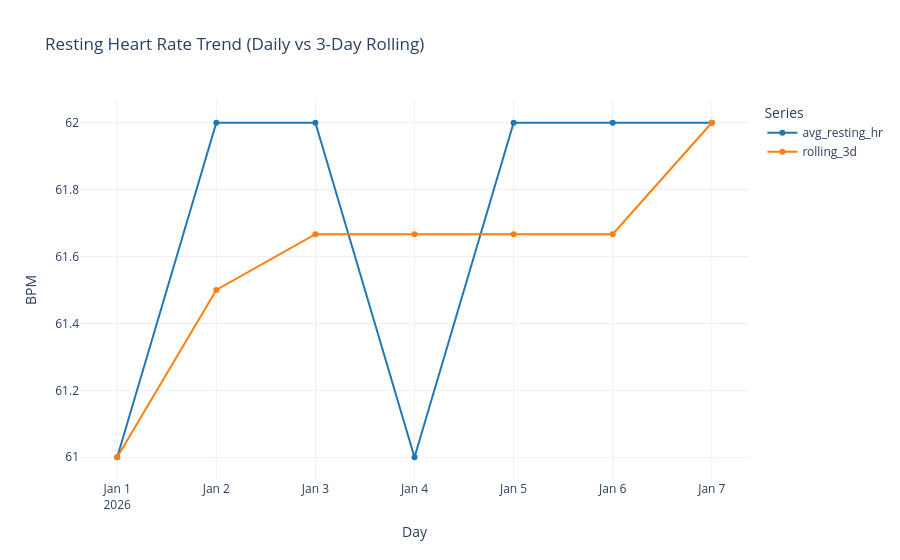
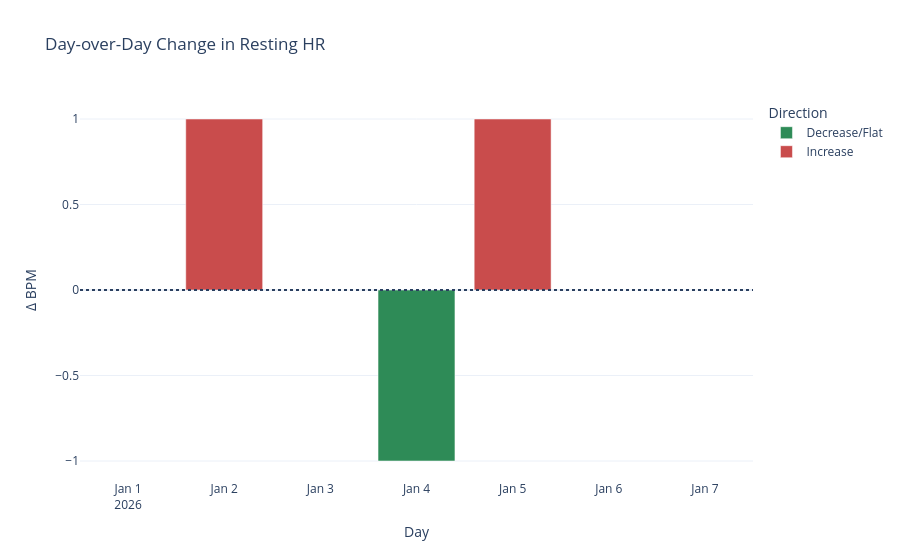
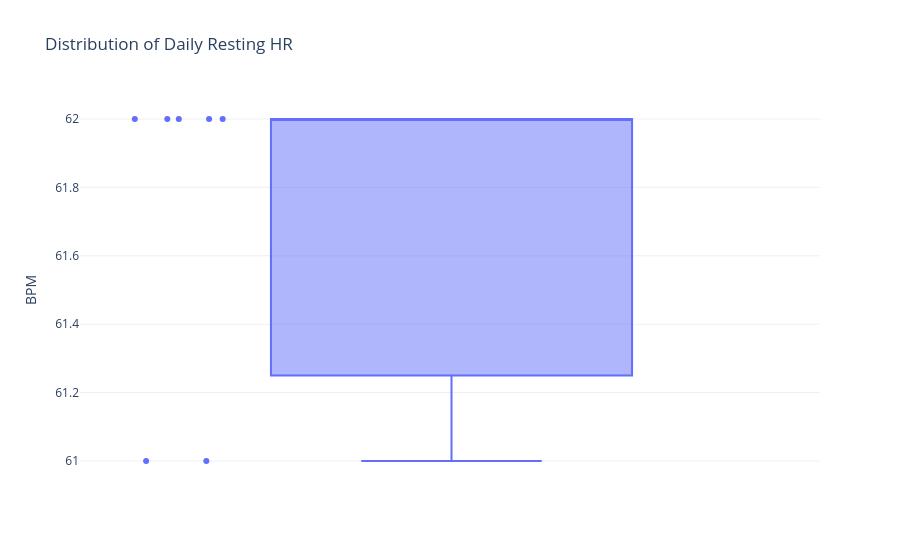

These figures' notebook cell, in order:
### Code cell
avg_hr = df['avg_resting_hr'].mean()
print(f"Average resting HR: {avg_hr:.1f} bpm")

# 1) Daily + rolling trend
trend_df = df.melt(
    id_vars='day',
    value_vars=['avg_resting_hr', 'rolling_3d'],
    var_name='series',
    value_name='bpm'
)
fig = px.line(
    trend_df,
    x='day',
    y='bpm',
    color='series',
    markers=True,
    title='Resting Heart Rate Trend (Daily vs 3-Day Rolling)',
    color_discrete_map={'avg_resting_hr': '#1f77b4', 'rolling_3d': '#ff7f0e'}
)
fig.update_layout(template='plotly_white', xaxis_title='Day', yaxis_title='BPM', legend_title='Series', hovermode='x unified')
fig.show()

# 2) Day-over-day change
delta_df = df.copy()
delta_df['day_over_day_change'] = delta_df['avg_resting_hr'].diff()
delta_df['direction'] = delta_df['day_over_day_change'].apply(lambda v: 'Increase' if pd.notna(v) and v > 0 else 'Decrease/Flat')
fig2 = px.bar(
    delta_df,
    x='day',
    y='day_over_day_change',
    color='direction',
    color_discrete_map={'Increase': '#C94C4C', 'Decrease/Flat': '#2E8B57'},
    title='Day-over-Day Change in Resting HR'
)
fig2.add_hline(y=0, line_dash='dot')
fig2.update_layout(template='plotly_white', xaxis_title='Day', yaxis_title='Δ BPM', legend_title='Direction')
fig2.show()

# 3) Distribution
fig3 = px.box(
    df,
    y='avg_resting_hr',
    points='all',
    title='Distribution of Daily Resting HR'
)
fig3.update_layout(template='plotly_white', yaxis_title='BPM', xaxis_title='')
fig3.show()

### Figure 1 — Plotly figure (JSON) as saved in the notebook; plotly's stock layout.template omitted (floating-point values rounded to 4 significant figures)
{"data": [{"hovertemplate": "series=avg_resting_hr<br>day=%{x}<br>bpm=%{y}<extra></extra>", "legendgroup": "avg_resting_hr", "line": {"color": "#1f77b4", "dash": "solid"}, "marker": {"symbol": "circle"}, "mode": "lines+markers", "name": "avg_resting_hr", "orientation": "v", "showlegend": true, "type": "scatter", "x": ["2026-01-01T00:00:00", "2026-01-02T00:00:00", "2026-01-03T00:00:00", "2026-01-04T00:00:00", "2026-01-05T00:00:00", "2026-01-06T00:00:00", "2026-01-07T00:00:00"], "xaxis": "x", "y": [61.0, 62.0, 62.0, 61.0, 62.0, 62.0, 62.0], "yaxis": "y"}, {"hovertemplate": "series=rolling_3d<br>day=%{x}<br>bpm=%{y}<extra></extra>", "legendgroup": "rolling_3d", "line": {"color": "#ff7f0e", "dash": "solid"}, "marker": {"symbol": "circle"}, "mode": "lines+markers", "name": "rolling_3d", "orientation": "v", "showlegend": true, "type": "scatter", "x": ["2026-01-01T00:00:00", "2026-01-02T00:00:00", "2026-01-03T00:00:00", "2026-01-04T00:00:00", "2026-01-05T00:00:00", "2026-01-06T00:00:00", "2026-01-07T00:00:00"], "xaxis": "x", "y": [61.0, 61.5, 61.67, 61.67, 61.67, 61.67, 62.0], "yaxis": "y"}], "layout": {"hovermode": "x unified", "legend": {"title": {"text": "Series"}, "tracegroupgap": 0}, "title": {"text": "Resting Heart Rate Trend (Daily vs 3-Day Rolling)"}, "xaxis": {"anchor": "y", "domain": [0, 1], "title": {"text": "Day"}}, "yaxis": {"anchor": "x", "domain": [0, 1], "title": {"text": "BPM"}}}}

### Figure 2 — Plotly figure (JSON) as saved in the notebook; plotly's stock layout.template omitted (floating-point values rounded to 4 significant figures)
{"data": [{"hovertemplate": "direction=Decrease/Flat<br>day=%{x}<br>day_over_day_change=%{y}<extra></extra>", "legendgroup": "Decrease/Flat", "marker": {"color": "#2E8B57", "pattern": {"shape": ""}}, "name": "Decrease/Flat", "orientation": "v", "showlegend": true, "textposition": "auto", "type": "bar", "x": ["2026-01-01T00:00:00", "2026-01-03T00:00:00", "2026-01-04T00:00:00", "2026-01-06T00:00:00", "2026-01-07T00:00:00"], "xaxis": "x", "y": [NaN, 0.0, -1.0, 0.0, 0.0], "yaxis": "y"}, {"hovertemplate": "direction=Increase<br>day=%{x}<br>day_over_day_change=%{y}<extra></extra>", "legendgroup": "Increase", "marker": {"color": "#C94C4C", "pattern": {"shape": ""}}, "name": "Increase", "orientation": "v", "showlegend": true, "textposition": "auto", "type": "bar", "x": ["2026-01-02T00:00:00", "2026-01-05T00:00:00"], "xaxis": "x", "y": [1.0, 1.0], "yaxis": "y"}], "layout": {"barmode": "relative", "legend": {"title": {"text": "Direction"}, "tracegroupgap": 0}, "shapes": [{"line": {"dash": "dot"}, "type": "line", "x0": 0, "x1": 1, "xref": "x domain", "y0": 0, "y1": 0, "yref": "y"}], "title": {"text": "Day-over-Day Change in Resting HR"}, "xaxis": {"anchor": "y", "domain": [0, 1], "title": {"text": "Day"}}, "yaxis": {"anchor": "x", "domain": [0, 1], "title": {"text": "Δ BPM"}}}}

### Figure 3 — Plotly figure (JSON) as saved in the notebook; plotly's stock layout.template omitted (floating-point values rounded to 4 significant figures)
{"data": [{"alignmentgroup": "True", "boxpoints": "all", "hovertemplate": "avg_resting_hr=%{y}<extra></extra>", "legendgroup": "", "marker": {"color": "#636efa"}, "name": "", "notched": false, "offsetgroup": "", "orientation": "v", "showlegend": false, "type": "box", "x0": " ", "xaxis": "x", "y": [61.0, 62.0, 62.0, 61.0, 62.0, 62.0, 62.0], "y0": " ", "yaxis": "y"}], "layout": {"boxmode": "group", "legend": {"tracegroupgap": 0}, "title": {"text": "Distribution of Daily Resting HR"}, "xaxis": {"anchor": "y", "domain": [0, 1], "title": {"text": ""}}, "yaxis": {"anchor": "x", "domain": [0, 1], "title": {"text": "BPM"}}}}
